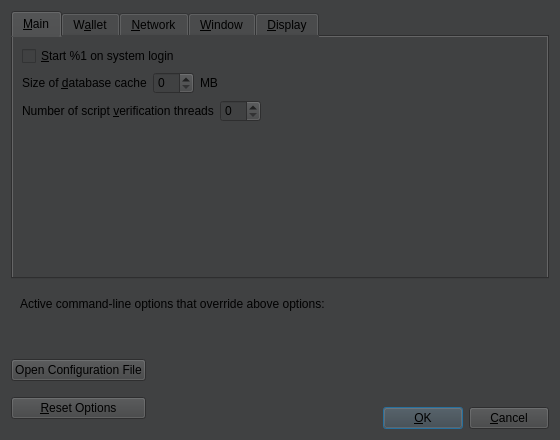
<?xml version="1.0" encoding="UTF-8"?>
<ui version="4.0">
 <class>OptionsDialog</class>
 <widget class="QDialog" name="OptionsDialog">
  <property name="geometry">
   <rect>
    <x>0</x>
    <y>0</y>
    <width>560</width>
    <height>440</height>
   </rect>
  </property>
  <property name="windowTitle">
   <string>Options</string>
  </property>
  <property name="styleSheet">
   <string notr="true">background-color: rgb(64, 65, 66);</string>
  </property>
  <property name="modal">
   <bool>true</bool>
  </property>
  <layout class="QVBoxLayout" name="verticalLayout">
   <item>
    <widget class="QTabWidget" name="tabWidget">
     <property name="currentIndex">
      <number>0</number>
     </property>
     <widget class="QWidget" name="tabMain">
      <attribute name="title">
       <string>&amp;Main</string>
      </attribute>
      <layout class="QVBoxLayout" name="verticalLayout_Main">
       <item>
        <widget class="QCheckBox" name="vaporumAtStartup">
         <property name="toolTip">
          <string>Automatically start %1 after logging in to the system.</string>
         </property>
         <property name="text">
          <string>&amp;Start %1 on system login</string>
         </property>
        </widget>
       </item>
       <item>
        <layout class="QHBoxLayout" name="horizontalLayout_2_Main">
         <item>
          <widget class="QLabel" name="databaseCacheLabel">
           <property name="text">
            <string>Size of &amp;database cache</string>
           </property>
           <property name="textFormat">
            <enum>Qt::PlainText</enum>
           </property>
           <property name="buddy">
            <cstring>databaseCache</cstring>
           </property>
          </widget>
         </item>
         <item>
          <widget class="QSpinBox" name="databaseCache"/>
         </item>
         <item>
          <widget class="QLabel" name="databaseCacheUnitLabel">
           <property name="text">
            <string>MB</string>
           </property>
           <property name="textFormat">
            <enum>Qt::PlainText</enum>
           </property>
          </widget>
         </item>
         <item>
          <spacer name="horizontalSpacer_2_Main">
           <property name="orientation">
            <enum>Qt::Horizontal</enum>
           </property>
           <property name="sizeHint" stdset="0">
            <size>
             <width>40</width>
             <height>20</height>
            </size>
           </property>
          </spacer>
         </item>
        </layout>
       </item>
       <item>
        <layout class="QHBoxLayout" name="horizontalLayout_3_Main">
         <item>
          <widget class="QLabel" name="threadsScriptVerifLabel">
           <property name="text">
            <string>Number of script &amp;verification threads</string>
           </property>
           <property name="textFormat">
            <enum>Qt::PlainText</enum>
           </property>
           <property name="buddy">
            <cstring>threadsScriptVerif</cstring>
           </property>
          </widget>
         </item>
         <item>
          <widget class="QSpinBox" name="threadsScriptVerif">
           <property name="toolTip">
            <string>(0 = auto, &lt;0 = leave that many cores free)</string>
           </property>
          </widget>
         </item>
         <item>
          <spacer name="horizontalSpacer_3_Main">
           <property name="orientation">
            <enum>Qt::Horizontal</enum>
           </property>
           <property name="sizeHint" stdset="0">
            <size>
             <width>40</width>
             <height>20</height>
            </size>
           </property>
          </spacer>
         </item>
        </layout>
       </item>
       <item>
        <spacer name="verticalSpacer_Main">
         <property name="orientation">
          <enum>Qt::Vertical</enum>
         </property>
         <property name="sizeHint" stdset="0">
          <size>
           <width>20</width>
           <height>40</height>
          </size>
         </property>
        </spacer>
       </item>
      </layout>
     </widget>
     <widget class="QWidget" name="tabWallet">
      <attribute name="title">
       <string>W&amp;allet</string>
      </attribute>
      <layout class="QVBoxLayout" name="verticalLayout_Wallet">
       <item>
        <widget class="QGroupBox" name="groupBox">
         <property name="title">
          <string>Expert</string>
         </property>
         <layout class="QVBoxLayout" name="verticalLayout_2">
          <item>
           <widget class="QCheckBox" name="coinControlFeatures">
            <property name="toolTip">
             <string>Whether to show coin control features or not.</string>
            </property>
            <property name="text">
             <string>Enable coin &amp;control features</string>
            </property>
           </widget>
          </item>
          <item>
           <widget class="QCheckBox" name="spendZeroConfChange">
            <property name="toolTip">
             <string>If you disable the spending of unconfirmed change, the change from a transaction cannot be used until that transaction has at least one confirmation. This also affects how your balance is computed.</string>
            </property>
            <property name="text">
             <string>&amp;Spend unconfirmed change</string>
            </property>
           </widget>
          </item>
         </layout>
        </widget>
       </item>
       <item>
        <spacer name="verticalSpacer_Wallet">
         <property name="orientation">
          <enum>Qt::Vertical</enum>
         </property>
         <property name="sizeHint" stdset="0">
          <size>
           <width>20</width>
           <height>40</height>
          </size>
         </property>
        </spacer>
       </item>
      </layout>
     </widget>
     <widget class="QWidget" name="tabNetwork">
      <attribute name="title">
       <string>&amp;Network</string>
      </attribute>
      <layout class="QVBoxLayout" name="verticalLayout_Network">
       <item>
        <widget class="QCheckBox" name="mapPortUpnp">
         <property name="toolTip">
          <string>Automatically open the Vaporum client port on the router. This only works when your router supports UPnP and it is enabled.</string>
         </property>
         <property name="text">
          <string>Map port using &amp;UPnP</string>
         </property>
        </widget>
       </item>
       <item>
        <widget class="QCheckBox" name="allowIncoming">
         <property name="toolTip">
          <string>Accept connections from outside.</string>
         </property>
         <property name="text">
          <string>Allow incomin&amp;g connections</string>
         </property>
        </widget>
       </item>
       <item>
        <widget class="QCheckBox" name="connectSocks">
         <property name="toolTip">
          <string>Connect to the Vaporum network through a SOCKS5 proxy.</string>
         </property>
         <property name="text">
          <string>&amp;Connect through SOCKS5 proxy (default proxy):</string>
         </property>
        </widget>
       </item>
       <item>
        <layout class="QHBoxLayout" name="horizontalLayout_1_Network">
         <item>
          <widget class="QLabel" name="proxyIpLabel">
           <property name="text">
            <string>Proxy &amp;IP:</string>
           </property>
           <property name="textFormat">
            <enum>Qt::PlainText</enum>
           </property>
           <property name="buddy">
            <cstring>proxyIp</cstring>
           </property>
          </widget>
         </item>
         <item>
          <widget class="QValidatedLineEdit" name="proxyIp">
           <property name="minimumSize">
            <size>
             <width>140</width>
             <height>0</height>
            </size>
           </property>
           <property name="maximumSize">
            <size>
             <width>140</width>
             <height>16777215</height>
            </size>
           </property>
           <property name="toolTip">
            <string>IP address of the proxy (e.g. IPv4: 127.0.0.1 / IPv6: ::1)</string>
           </property>
          </widget>
         </item>
         <item>
          <widget class="QLabel" name="proxyPortLabel">
           <property name="text">
            <string>&amp;Port:</string>
           </property>
           <property name="textFormat">
            <enum>Qt::PlainText</enum>
           </property>
           <property name="buddy">
            <cstring>proxyPort</cstring>
           </property>
          </widget>
         </item>
         <item>
          <widget class="QLineEdit" name="proxyPort">
           <property name="minimumSize">
            <size>
             <width>55</width>
             <height>0</height>
            </size>
           </property>
           <property name="maximumSize">
            <size>
             <width>55</width>
             <height>16777215</height>
            </size>
           </property>
           <property name="toolTip">
            <string>Port of the proxy (e.g. 9050)</string>
           </property>
          </widget>
         </item>
         <item>
          <spacer name="horizontalSpacer_1_Network">
           <property name="orientation">
            <enum>Qt::Horizontal</enum>
           </property>
           <property name="sizeHint" stdset="0">
            <size>
             <width>40</width>
             <height>20</height>
            </size>
           </property>
          </spacer>
         </item>
        </layout>
       </item>
       <item>
        <layout class="QHBoxLayout" name="horizontalLayout_2_Network">
         <item>
          <widget class="QLabel" name="proxyActiveNets">
           <property name="text">
            <string>Used for reaching peers via:</string>
           </property>
           <property name="textFormat">
            <enum>Qt::PlainText</enum>
           </property>
          </widget>
         </item>
         <item>
          <widget class="QCheckBox" name="proxyReachIPv4">
           <property name="enabled">
            <bool>false</bool>
           </property>
           <property name="toolTip">
            <string>Shows if the supplied default SOCKS5 proxy is used to reach peers via this network type.</string>
           </property>
           <property name="text">
            <string/>
           </property>
          </widget>
         </item>
         <item>
          <widget class="QLabel" name="proxyReachIPv4Label">
           <property name="text">
            <string>IPv4</string>
           </property>
           <property name="textFormat">
            <enum>Qt::PlainText</enum>
           </property>
          </widget>
         </item>
         <item>
          <widget class="QCheckBox" name="proxyReachIPv6">
           <property name="enabled">
            <bool>false</bool>
           </property>
           <property name="toolTip">
            <string>Shows if the supplied default SOCKS5 proxy is used to reach peers via this network type.</string>
           </property>
           <property name="text">
            <string/>
           </property>
          </widget>
         </item>
         <item>
          <widget class="QLabel" name="proxyReachIPv6Label">
           <property name="text">
            <string>IPv6</string>
           </property>
           <property name="textFormat">
            <enum>Qt::PlainText</enum>
           </property>
          </widget>
         </item>
         <item>
          <widget class="QCheckBox" name="proxyReachTor">
           <property name="enabled">
            <bool>false</bool>
           </property>
           <property name="toolTip">
            <string>Shows if the supplied default SOCKS5 proxy is used to reach peers via this network type.</string>
           </property>
           <property name="text">
            <string/>
           </property>
          </widget>
         </item>
         <item>
          <widget class="QLabel" name="proxyReachTorLabel">
           <property name="text">
            <string>Tor</string>
           </property>
           <property name="textFormat">
            <enum>Qt::PlainText</enum>
           </property>
          </widget>
         </item>
         <item>
          <spacer name="horizontalSpacer_2_Network">
           <property name="orientation">
            <enum>Qt::Horizontal</enum>
           </property>
           <property name="sizeHint" stdset="0">
            <size>
             <width>40</width>
             <height>20</height>
            </size>
           </property>
          </spacer>
         </item>
        </layout>
       </item>
       <item>
        <widget class="QCheckBox" name="connectSocksTor">
         <property name="toolTip">
          <string>Connect to the Vaporum network through a separate SOCKS5 proxy for Tor hidden services.</string>
         </property>
         <property name="text">
          <string>Use separate SOCKS&amp;5 proxy to reach peers via Tor hidden services:</string>
         </property>
        </widget>
       </item>
       <item>
        <layout class="QHBoxLayout" name="horizontalLayout_3_Network">
         <item>
          <widget class="QLabel" name="proxyIpTorLabel">
           <property name="text">
            <string>Proxy &amp;IP:</string>
           </property>
           <property name="textFormat">
            <enum>Qt::PlainText</enum>
           </property>
           <property name="buddy">
            <cstring>proxyIpTor</cstring>
           </property>
          </widget>
         </item>
         <item>
          <widget class="QValidatedLineEdit" name="proxyIpTor">
           <property name="minimumSize">
            <size>
             <width>140</width>
             <height>0</height>
            </size>
           </property>
           <property name="maximumSize">
            <size>
             <width>140</width>
             <height>16777215</height>
            </size>
           </property>
           <property name="toolTip">
            <string>IP address of the proxy (e.g. IPv4: 127.0.0.1 / IPv6: ::1)</string>
           </property>
          </widget>
         </item>
         <item>
          <widget class="QLabel" name="proxyPortTorLabel">
           <property name="text">
            <string>&amp;Port:</string>
           </property>
           <property name="textFormat">
            <enum>Qt::PlainText</enum>
           </property>
           <property name="buddy">
            <cstring>proxyPortTor</cstring>
           </property>
          </widget>
         </item>
         <item>
          <widget class="QLineEdit" name="proxyPortTor">
           <property name="minimumSize">
            <size>
             <width>55</width>
             <height>0</height>
            </size>
           </property>
           <property name="maximumSize">
            <size>
             <width>55</width>
             <height>16777215</height>
            </size>
           </property>
           <property name="toolTip">
            <string>Port of the proxy (e.g. 9050)</string>
           </property>
          </widget>
         </item>
         <item>
          <spacer name="horizontalSpacer_4_Network">
           <property name="orientation">
            <enum>Qt::Horizontal</enum>
           </property>
           <property name="sizeHint" stdset="0">
            <size>
             <width>40</width>
             <height>20</height>
            </size>
           </property>
          </spacer>
         </item>
        </layout>
       </item>
       <item>
        <spacer name="verticalSpacer_Network">
         <property name="orientation">
          <enum>Qt::Vertical</enum>
         </property>
         <property name="sizeHint" stdset="0">
          <size>
           <width>20</width>
           <height>40</height>
          </size>
         </property>
        </spacer>
       </item>
      </layout>
     </widget>
     <widget class="QWidget" name="tabWindow">
      <attribute name="title">
       <string>&amp;Window</string>
      </attribute>
      <layout class="QVBoxLayout" name="verticalLayout_Window">
       <item>
        <widget class="QCheckBox" name="hideTrayIcon">
         <property name="toolTip">
          <string>Hide the icon from the system tray.</string>
         </property>
         <property name="text">
          <string>&amp;Hide tray icon</string>
         </property>
        </widget>
       </item>
       <item>
        <widget class="QCheckBox" name="minimizeToTray">
         <property name="toolTip">
          <string>Show only a tray icon after minimizing the window.</string>
         </property>
         <property name="text">
          <string>&amp;Minimize to the tray instead of the taskbar</string>
         </property>
        </widget>
       </item>
       <item>
        <widget class="QCheckBox" name="minimizeOnClose">
         <property name="toolTip">
          <string>Minimize instead of exit the application when the window is closed. When this option is enabled, the application will be closed only after selecting Exit in the menu.</string>
         </property>
         <property name="text">
          <string>M&amp;inimize on close</string>
         </property>
        </widget>
       </item>
       <item>
        <spacer name="verticalSpacer_Window">
         <property name="orientation">
          <enum>Qt::Vertical</enum>
         </property>
         <property name="sizeHint" stdset="0">
          <size>
           <width>20</width>
           <height>40</height>
          </size>
         </property>
        </spacer>
       </item>
      </layout>
     </widget>
     <widget class="QWidget" name="tabDisplay">
      <attribute name="title">
       <string>&amp;Display</string>
      </attribute>
      <layout class="QVBoxLayout" name="verticalLayout_Display">
       <item>
        <layout class="QHBoxLayout" name="horizontalLayout_1_Display">
         <item>
          <widget class="QLabel" name="langLabel">
           <property name="text">
            <string>User Interface &amp;language:</string>
           </property>
           <property name="textFormat">
            <enum>Qt::PlainText</enum>
           </property>
           <property name="buddy">
            <cstring>lang</cstring>
           </property>
          </widget>
         </item>
         <item>
          <widget class="QValueComboBox" name="lang">
           <property name="toolTip">
            <string>The user interface language can be set here. This setting will take effect after restarting %1.</string>
           </property>
          </widget>
         </item>
        </layout>
       </item>
       <item>
        <layout class="QHBoxLayout" name="horizontalLayout_2_Display">
         <item>
          <widget class="QLabel" name="unitLabel">
           <property name="text">
            <string>&amp;Unit to show amounts in:</string>
           </property>
           <property name="textFormat">
            <enum>Qt::PlainText</enum>
           </property>
           <property name="buddy">
            <cstring>unit</cstring>
           </property>
          </widget>
         </item>
         <item>
          <widget class="QValueComboBox" name="unit">
           <property name="toolTip">
            <string>Choose the default subdivision unit to show in the interface and when sending coins.</string>
           </property>
          </widget>
         </item>
        </layout>
       </item>
       <item>
        <layout class="QHBoxLayout" name="horizontalLayout_3_Display">
         <item>
          <widget class="QLabel" name="thirdPartyTxUrlsLabel">
           <property name="toolTip">
            <string>Third party URLs (e.g. a block explorer) that appear in the transactions tab as context menu items. %s in the URL is replaced by transaction hash. Multiple URLs are separated by vertical bar |.</string>
           </property>
           <property name="text">
            <string>&amp;Third party transaction URLs</string>
           </property>
           <property name="buddy">
            <cstring>thirdPartyTxUrls</cstring>
           </property>
          </widget>
         </item>
         <item>
          <widget class="QLineEdit" name="thirdPartyTxUrls">
           <property name="toolTip">
            <string>Third party URLs (e.g. a block explorer) that appear in the transactions tab as context menu items. %s in the URL is replaced by transaction hash. Multiple URLs are separated by vertical bar |.</string>
           </property>
          </widget>
         </item>
        </layout>
       </item>
       <item>
        <spacer name="verticalSpacer_Display">
         <property name="orientation">
          <enum>Qt::Vertical</enum>
         </property>
         <property name="sizeHint" stdset="0">
          <size>
           <width>20</width>
           <height>40</height>
          </size>
         </property>
        </spacer>
       </item>
      </layout>
     </widget>
    </widget>
   </item>
   <item>
    <widget class="QFrame" name="frame">
     <layout class="QVBoxLayout" name="verticalLayout_Bottom">
      <item>
       <layout class="QHBoxLayout" name="horizontalLayout_Bottom">
        <item>
         <widget class="QLabel" name="overriddenByCommandLineInfoLabel">
          <property name="text">
           <string>Active command-line options that override above options:</string>
          </property>
          <property name="textFormat">
           <enum>Qt::PlainText</enum>
          </property>
         </widget>
        </item>
        <item>
         <spacer name="horizontalSpacer_Bottom">
          <property name="orientation">
           <enum>Qt::Horizontal</enum>
          </property>
          <property name="sizeHint" stdset="0">
           <size>
            <width>40</width>
            <height>20</height>
           </size>
          </property>
         </spacer>
        </item>
       </layout>
      </item>
      <item>
       <widget class="QLabel" name="overriddenByCommandLineLabel">
        <property name="text">
         <string/>
        </property>
        <property name="textFormat">
         <enum>Qt::PlainText</enum>
        </property>
        <property name="wordWrap">
         <bool>true</bool>
        </property>
       </widget>
      </item>
     </layout>
    </widget>
   </item>
   <item>
    <layout class="QHBoxLayout" name="horizontalLayout_Buttons">
     <item>
      <layout class="QVBoxLayout" name="verticalLayout_Buttons">
       <item>
        <widget class="QPushButton" name="openVaporumConfButton">
         <property name="toolTip">
          <string>Open the %1 configuration file from the working directory.</string>
         </property>
         <property name="text">
          <string>Open Configuration File</string>
         </property>
         <property name="autoDefault">
          <bool>false</bool>
         </property>
        </widget>
       </item>
       <item>
        <widget class="QPushButton" name="resetButton">
         <property name="toolTip">
          <string>Reset all client options to default.</string>
         </property>
         <property name="text">
          <string>&amp;Reset Options</string>
         </property>
         <property name="autoDefault">
          <bool>false</bool>
         </property>
        </widget>
       </item>
      </layout>
     </item>
     <item>
      <spacer name="horizontalSpacer_1">
       <property name="orientation">
        <enum>Qt::Horizontal</enum>
       </property>
       <property name="sizeHint" stdset="0">
        <size>
         <width>40</width>
         <height>48</height>
        </size>
       </property>
      </spacer>
     </item>
     <item>
      <widget class="QLabel" name="statusLabel">
       <property name="minimumSize">
        <size>
         <width>200</width>
         <height>0</height>
        </size>
       </property>
       <property name="font">
        <font>
         <bold>true</bold>
        </font>
       </property>
       <property name="text">
        <string/>
       </property>
       <property name="textFormat">
        <enum>Qt::PlainText</enum>
       </property>
       <property name="wordWrap">
        <bool>true</bool>
       </property>
      </widget>
     </item>
     <item>
      <spacer name="horizontalSpacer_2">
       <property name="orientation">
        <enum>Qt::Horizontal</enum>
       </property>
       <property name="sizeHint" stdset="0">
        <size>
         <width>40</width>
         <height>48</height>
        </size>
       </property>
      </spacer>
     </item>
     <item>
      <layout class="QVBoxLayout" name="verticalLayout_4">
       <item>
        <spacer name="verticalSpacer">
         <property name="orientation">
          <enum>Qt::Vertical</enum>
         </property>
         <property name="sizeHint" stdset="0">
          <size>
           <width>20</width>
           <height>40</height>
          </size>
         </property>
        </spacer>
       </item>
       <item>
        <layout class="QHBoxLayout" name="horizontalLayout">
         <item>
          <widget class="QPushButton" name="okButton">
           <property name="text">
            <string>&amp;OK</string>
           </property>
           <property name="autoDefault">
            <bool>false</bool>
           </property>
           <property name="default">
            <bool>true</bool>
           </property>
          </widget>
         </item>
         <item>
          <widget class="QPushButton" name="cancelButton">
           <property name="text">
            <string>&amp;Cancel</string>
           </property>
           <property name="autoDefault">
            <bool>false</bool>
           </property>
          </widget>
         </item>
        </layout>
       </item>
      </layout>
     </item>
    </layout>
   </item>
  </layout>
 </widget>
 <customwidgets>
  <customwidget>
   <class>QValidatedLineEdit</class>
   <extends>QLineEdit</extends>
   <header>qvalidatedlineedit.h</header>
  </customwidget>
  <customwidget>
   <class>QValueComboBox</class>
   <extends>QComboBox</extends>
   <header>qvaluecombobox.h</header>
  </customwidget>
 </customwidgets>
 <resources/>
 <connections/>
</ui>
